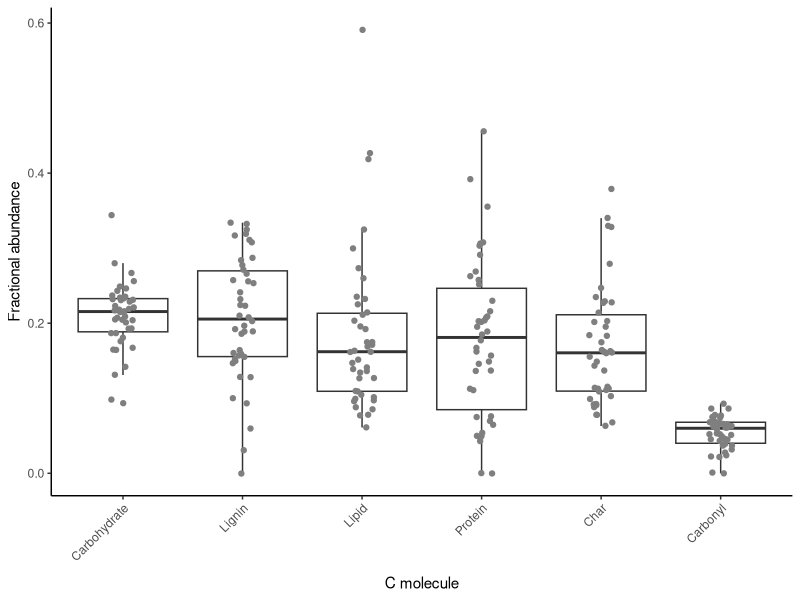
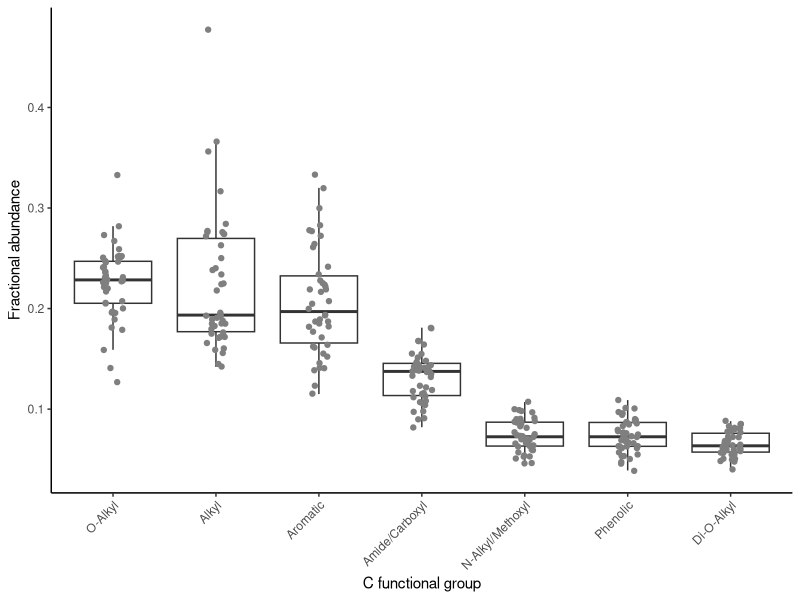

The R script that drew these images, in order: (Note: this script raises an error after producing the figures.)
rm(list=ls())
## comparison of molecular C groups among samples
library(ggplot2)
library(multcomp)
library(gridExtra)
library(cowplot)
library(here)

# load NMR data 
data<-read.csv(here("data/raw/Hall_Ye_etal_NEON_NMR_biogeo.csv"),header=TRUE)
head(data)

###First, look at the relative abundance of C groups among all the samples
# make a vector with all the C groups determined by NMR data and the Baldock molecular mixing model, expressed as fractional abundance
test<-c(data$Carbohydrate_fraction,data$Protein_fraction,data$Lignin_fraction,data$Lipid_fraction,data$Char_fraction,data$Carbonyl_fraction)

length(data$Carbohydrate_fraction)

# make a vector to label each C group in the previous vector
trts<-c(rep("    Carbohydrate",42),rep("Protein",42),rep("Lignin",42),rep("Lipid",42),rep("Char",42),rep("Carbonyl",42))
trts <- as.factor(trts)
#make a data frame with the C group and label vectors
SOM<-data.frame(test,trts)
##test whether C groups  significantly differ among samples
lm1<-lm(test~trts, SOM)
anova(lm1)
#yes, there are differences
 h1<-glht(lm1, linfct = mcp(trts = "Tukey"))
# cld(h1)
#only carbonyl C is lower than the other C groups; the others are all similar

 #arrange factors
 SOM$trts<-factor(SOM$trts,levels=c("    Carbohydrate","Lignin","Lipid","Protein","Char","Carbonyl"))
 SOM$trts
#quartz(,4.5,4)
#windows(width=4.5, height=4)
plot_SOM<-ggplot(SOM, aes(trts,test))+
  geom_boxplot(outlier.shape = NA)+ # omit outliers so they don't show up twice with jitter
  geom_jitter(position=position_jitter(0.1), color="grey50")+
  theme_classic()+
  scale_x_discrete("C molecule")+
  scale_y_continuous("Fractional abundance")+
  theme(axis.text.x=element_text(angle = +45, hjust = 1))

# next, make a vector with all the underlying C moieties determined by NMR, expressed as fractional abundance
test1<-c(data$Alkyl_fraction, data$N_Alkyl_Methoxyl_fraction,	data$O_Alkyl_fraction,	data$Di_O_Alkyl_fraction, data$Aromatic_fraction,	data$Phenolic_fraction, data$Amide_Carboxyl_fraction)
# make a vector to label each C group in the previous vector
trts1<-c(rep("Alkyl",42),rep("N-Alkyl/Methoxyl",42),rep("O-Alkyl",42),rep("Di-O-Alkyl",42),rep("Aromatic",42),rep("Phenolic",42),rep("Amide/Carboxyl",42))
#make a data frame with the C group and label vectors
SOM1<-data.frame(test1,trts1)
##test whether C groups  significantly differ among samples
lm11<-lm(test~trts, SOM1)
anova(lm11)
#yes, there are differences
# h11<-glht(lm11, linfct = mcp(trts = "Tukey"))
# cld(h11)
head(SOM1)
tapply(SOM1$test1, SOM1$trts1, mean)
levels(SOM1$trts1)

SOM1$trts1<-factor(SOM1$trts,levels=c("O-Alkyl","Alkyl","Aromatic","Amide/Carboxyl","N-Alkyl/Methoxyl","Phenolic","Di-O-Alkyl"))

SOM2<-data.frame(SOM,rep(data$forest_vs_non),rep(data$Prescribed_fire))

plot_SOM_comp<-ggplot(SOM1, aes(trts1,test1))+
  geom_boxplot(outlier.shape = NA)+
  geom_jitter(position=position_jitter(0.1), color="grey50")+
  theme_classic()+
  scale_x_discrete("C functional group")+
  scale_y_continuous("Fractional abundance")+
  theme(axis.text.x=element_text(angle = +45, hjust = 1))

###Make Figure 1
#quartz(,6.25,3.5)
windows(width=6.25, height=3.5)
# grid.arrange(plot_SOM_comp,plot_SOM,nrow=1)
p1<-plot_grid(plot_SOM_comp,plot_SOM,nrow=1,labels=c("a","b"))
print(p1)


names(SOM2)[names(SOM2)=="rep.data.forest_vs_non."]<-"Vegetation"
SOM2$Vegetation[SOM2$Vegetation==0]<-"Other"
SOM2$Vegetation[SOM2$Vegetation==1]<-"Forest"
SOM2$Vegetation<-factor(SOM2$Vegetation,levels=c("Forest","Other"))

names(SOM2)[names(SOM2)=="rep.data.Prescribed_fire."]<-"Fire"
SOM2$Fire[SOM2$Fire==0]<-"No"
SOM2$Fire[SOM2$Fire==1]<-"Yes"
SOM2$Fire<-factor(SOM2$Fire,levels=c("No","Yes"))

####
##Make Extended Data Fig 4 (revision)
#first panel
#quartz(,5,8)
#windows(width=5, height=8)
S4_a<-ggplot(SOM2, aes(trts,test,fill=Vegetation))+
  geom_boxplot(outlier.shape = NA)+
  scale_fill_brewer(palette="Pastel1")+
  geom_point(position=position_jitterdodge(),alpha=0.5)+ 
  #geom_jitter(position=position_jitter(0.1), color="grey50")+
  theme_classic()+
  scale_x_discrete("C functional group")+
  scale_y_continuous("Fractional abundance")+
  theme(axis.text.x=element_text(angle = +45, hjust = 1))

####
#second panel

S4_b<-ggplot(SOM2, aes(trts,test,fill=Fire))+
  geom_boxplot(outlier.shape = NA)+
  scale_fill_brewer(palette="Set2")+
  geom_point(position=position_jitterdodge(),alpha=0.5)+ 
  #geom_jitter(position=position_jitter(0.1), color="grey50")+
  theme_classic()+
  scale_x_discrete("C functional group")+
  scale_y_continuous("Fractional abundance")+
  theme(axis.text.x=element_text(angle = +45, hjust = 1))

##
#quartz(,4,8)
windows(width=4, height=8)

pED4<-plot_grid(S4_a,S4_b,nrow=2,labels=c("a","b"))
print(pED4)
